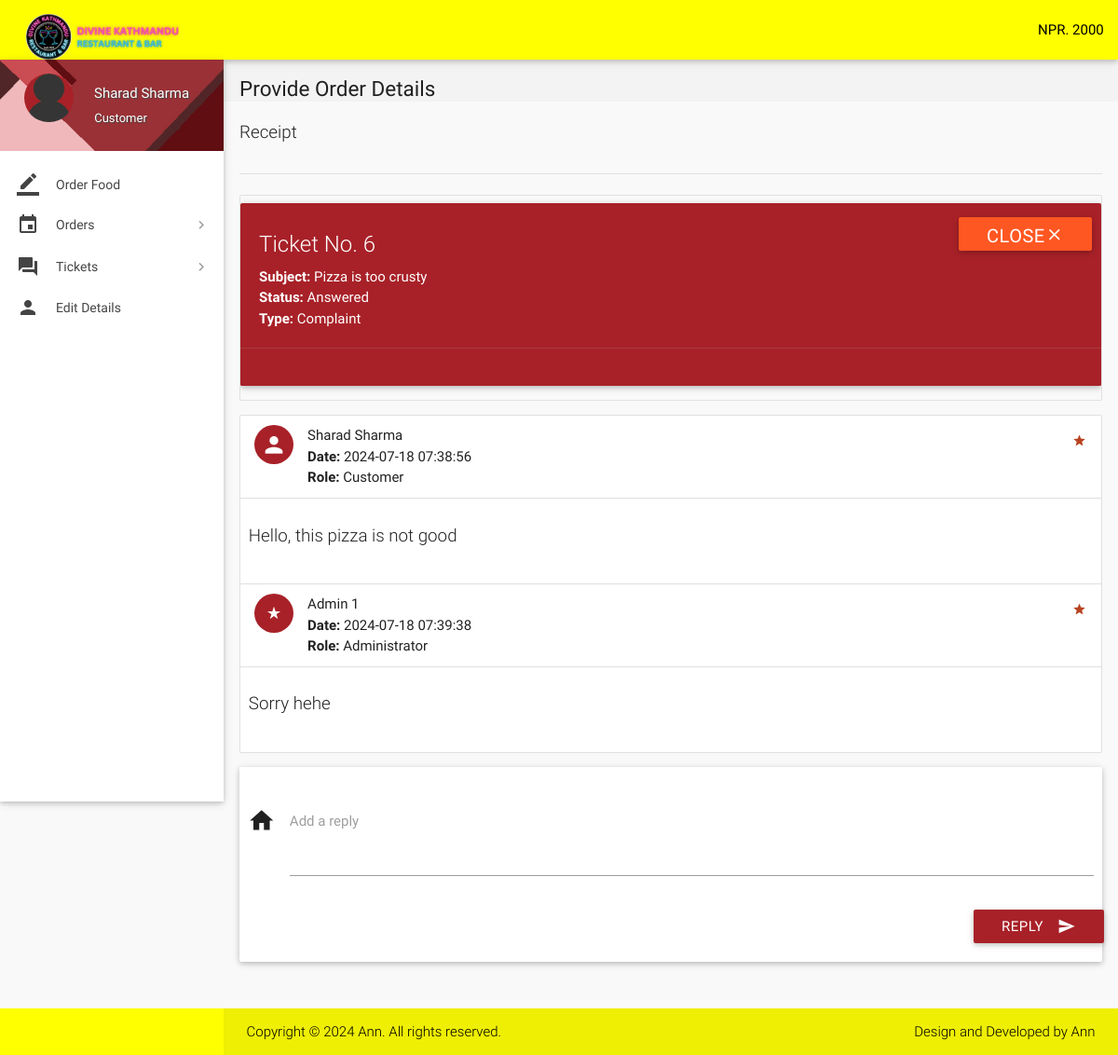
/view-ticket.php?id=6 (signed in), run on the app's committed database.
### tables this page shows
CREATE TABLE `wallet_details` (
  `id` int(11) NOT NULL,
  `wallet_id` int(11) NOT NULL,
  `number` varchar(16) NOT NULL,
  `cvv` int(3) NOT NULL,
  `balance` int(11) NOT NULL DEFAULT 2000
);

CREATE TABLE `tickets` (
  `id` int(11) NOT NULL,
  `poster_id` int(11) NOT NULL,
  `subject` varchar(100) NOT NULL,
  `description` varchar(3000) NOT NULL,
  `status` varchar(8) NOT NULL DEFAULT 'Open',
  `type` varchar(30) NOT NULL DEFAULT 'Others',
  `date` datetime NOT NULL DEFAULT current_timestamp(),
  `deleted` tinyint(4) NOT NULL DEFAULT 0
);

CREATE TABLE `ticket_details` (
  `id` int(11) NOT NULL,
  `ticket_id` int(11) NOT NULL,
  `user_id` int(11) NOT NULL,
  `description` varchar(1000) NOT NULL,
  `date` datetime NOT NULL DEFAULT current_timestamp()
);

CREATE TABLE `users` (
  `id` int(11) NOT NULL,
  `role` varchar(15) NOT NULL DEFAULT 'Customer',
  `name` varchar(15) NOT NULL,
  `username` varchar(10) NOT NULL,
  `password` varchar(255) NOT NULL,
  `email` varchar(35) DEFAULT NULL,
  `address` varchar(300) DEFAULT NULL,
  `contact` bigint(11) NOT NULL,
  `verified` tinyint(1) NOT NULL DEFAULT 0,
  `deleted` tinyint(4) NOT NULL DEFAULT 0
);

### includes/wallet.php (called while the page is built, shortened)
<?php
$user_id = $_SESSION['user_id'];
$sql = mysqli_query($con, "SELECT * FROM wallet where customer_id = $user_id");
$wallet_id = null;
while($row1 = mysqli_fetch_array($sql)){
    $wallet_id = $row1['id'];
}
if($wallet_id) {
    $sql = mysqli_query($con, "SELECT * FROM wallet_details where wallet_id = $wallet_id");
    while($row1 = mysqli_fetch_array($sql)){
        $balance = $row1['balance'];
    }
} else {
    echo "Wallet not found for user.";
}
?>

### includes/connect.php (called while the page is built, shortened)
<?php
$name = $_SESSION['name'];
$role = $_SESSION['role'];
?>

### view-ticket.php (the view, shortened to what this page needs)
<?php
include 'includes/connect.php';
include 'includes/wallet.php';
$continue=0;
if($_SESSION['customer_sid']==session_id())
{
		$ticket_id = $_GET['id'];
		$sql1 = "SELECT * FROM tickets where poster_id = $user_id AND id = $ticket_id AND not deleted;";
		if(mysqli_num_rows(mysqli_query($con,$sql1))>0){
			$row  = $con->query($sql1)->fetch_assoc();
			$type = $row['type'];
			$subject = $row['subject'];
			$status = $row['status'];
			$continue=1;
		}
		else
			$continue = 0;
}
if($continue){
?>
<!DOCTYPE html>
<html lang="en">
<head>
  <link href="css/materialize.min.css" type="text/css" rel="stylesheet" media="screen,projection">
  <link href="css/style.min.css" type="text/css" rel="stylesheet" media="screen,projection">
  <link href="css/custom/custom.min.css" type="text/css" rel="stylesheet" media="screen,projection">
  <link href="js/plugins/perfect-scrollbar/perfect-scrollbar.css" type="text/css" rel="stylesheet" media="screen,projection">
</head>
<body>
  <header id="header" class="page-topbar">
        <div class="navbar-fixed">
            <nav class="navbar-color">
                <div class="nav-wrapper">
                    <ul class="left">
                      <li><h1 class="logo-wrapper"><a href="index.php" class="brand-logo darken-1"><img src="images/materialize-logo.png" alt="logo"></a> <span class="logo-text">Logo</span></h1></li>
                    </ul>
                    <ul class="right hide-on-med-and-down">
                        <li><a href="#" class="waves-effect waves-block waves-light">NPR. <?php echo $balance;?></i></a>
                        </li>
                    </ul>
                </div>
            </nav>
        </div>
  </header>
  <div id="main">
    <div class="wrapper">
      <aside id="left-sidebar-nav">
        <ul id="slide-out" class="side-nav fixed leftside-navigation">
            <li class="user-details cyan darken-2">
            <div class="row">
                <div class="col col s4 m4 l4">
                    <img src="images/avatar.jpg" alt="" class="circle responsive-img valign profile-image">
                </div>
                <div class="col col s8 m8 l8">
                    <a class="btn-flat dropdown-button waves-effect waves-light white-text profile-btn" href="#" data-activates="profile-dropdown"><?php echo $name;?> <i class="mdi-navigation-arrow-drop-down right"></i></a>
                    <p class="user-roal"><?php echo $role;?></p>
                </div>
            </div>
            </li>
            <li class="bold"><a href="index.php" class="waves-effect waves-cyan"><i class="mdi-editor-border-color"></i> Order Food</a>
            </li>
                <li class="no-padding">
                    <ul class="collapsible collapsible-accordion">
                        <li class="bold"><a class="collapsible-header waves-effect waves-cyan"><i class="mdi-editor-insert-invitation"></i> Orders</a>
                        </li>
                    </ul>
                </li>
                <li class="no-padding">
                    <ul class="collapsible collapsible-accordion">
                        <li class="bold"><a class="collapsible-header waves-effect waves-cyan"><i class="mdi-action-question-answer"></i> Tickets</a>
                        </li>
                    </ul>
                </li>
            <li class="bold"><a href="details.php" class="waves-effect waves-cyan"><i class="mdi-social-person"></i> Edit Details</a>
            </li>
        </ul>
        </aside>
      <section id="content">
        <div id="breadcrumbs-wrapper">
          <div class="container">
            <div class="row">
              <div class="col s12 m12 l12">
                <h5 class="breadcrumbs-title">Provide Order Details</h5>
              </div>
            </div>
          </div>
        </div>
        <div class="container">
          <p class="caption">Receipt</p>
          <div class="divider"></div>
<div class="section">
                                <?php
								echo '<ul id="task-card" class="collection with-header">
									<div id="card-alert" class="card cyan">
										<div class="card-content white-text">
										<span class="card-title white-text darken-1">Ticket No. '.$ticket_id.'</span>
										<p><strong>Subject: </strong>'.$subject.'</p>
										<p><strong>Status: </strong>'.$status.'</p>
										<p><strong>Type: </strong>'.$type.'</p>
										</div>
										<div class="card-action cyan">
										<form method="post" action="routers/ticket-status">
										<input type="hidden" name="ticket_id" value="'.$ticket_id.'">
										<input type="hidden" name="status" value="'.($status != 'Closed' ? 'Closed' : 'Open').'">
										<button class="waves-effect waves-light deep-orange btn white-text" type="submit" name="action">'
										.($status != 'Closed' ? 'Close<i class="mdi-navigation-close"></i>' : 'Reopen<i class="mdi-navigation-check"></i>').'
										</button>
										</form>
										</div>
									</div>
                                </ul>';
								echo '<ul id="issues-collection" class="collection">';
								$sql1 = mysqli_query($con, "SELECT * from ticket_details WHERE ticket_id = $ticket_id;");
								while($row1 = mysqli_fetch_array($sql1)){
									$sql2 = "SELECT * FROM users WHERE id = ".$row1['user_id'].";";
									if(mysqli_num_rows(mysqli_query($con,$sql2))>0){
										$row2  = $con->query($sql2)->fetch_assoc();
										$name = $row2['name'];
										$role1 = $row2['role'];
									}
								  echo '
								  <li class="collection-item avatar">
									  <i class="'.($role1=='Administrator' ? 'mdi-action-star-rate' : 'mdi-social-person').' cyan circle"></i>
									  <span class="collection-header"> '.$name.'</span>
									  <p><strong>Date:</strong> '.$row1['date'].'</p>
									  <p><strong>Role:</strong> '.$role1.'</p>
									  <a href="#" class="secondary-content">
									  <i class="mdi-action-grade"></i></a>
								  </li>
								  <li class="collection-item">
									  <div class="row">
									  <p class="caption">'.$row1['description'].'</p>
									  </div>
									  </li>';
								}
							  echo '</ul>';
							  if($status != 'Closed'){
							  echo '
							  <div class="card-panel">
                  <div class="row">
                    <form class="formValidate" id="formValidate" method="post" action="routers/ticket-message" novalidate="novalidate" class="col s12">
                      <div class="row">
					  <input type="hidden" name="role" value="'.$role.'">
					  <input type="hidden" name="ticket_id" value="'.$ticket_id.'">
                        <div class="input-field col s12">
                          <i class="mdi-action-home prefix"></i>
                          <textarea name="message" id="message" class="materialize-textarea validate" data-error=".errorTxt1"></textarea>
                          <label for="message" class="">Add a reply</label>
						  <div class="errorTxt1"></div>
                        </div>
                        <div class="row">
                          <div class="input-field col s12">
                            <button class="btn cyan waves-effect waves-light right" type="submit" name="action">Reply
                              <i class="mdi-content-send right"></i>
                            </button>
                          </div>
                        </div>
                      </div>
                    </form>
                  </div>
                </div>';
							  }
								?>
          </div>
              </div>
            </div>
        </div>
  <footer class="page-footer">
    <div class="footer-copyright">
      <div class="container">
        <span>Copyright © 2024 <a class="grey-text text-lighten-4" href="#" target="_blank"> Ann.</a> All rights reserved.</span>
        <span class="right"> Design and Developed by <a class="grey-text text-lighten-4" href="#">Ann</a></span>
        </div>
    </div>
  </footer>
</body>
</html>
<?php
	}
?>

### data on the page
wallet_details: balance "2000"
tickets: subject "Pizza is too crusty", status "Answered", type "Complaint"
ticket_details: user.name "Sharad Sharma", date "2024-07-18 07:38:56", user.role "Customer", description "Hello, this pizza is not good"
ticket_details: user.name "Admin 1", date "2024-07-18 07:39:38", user.role "Administrator", description "Sorry hehe"

### other printed values
$name "Sharad Sharma"
$role "Customer"
$ticket_id "6"
